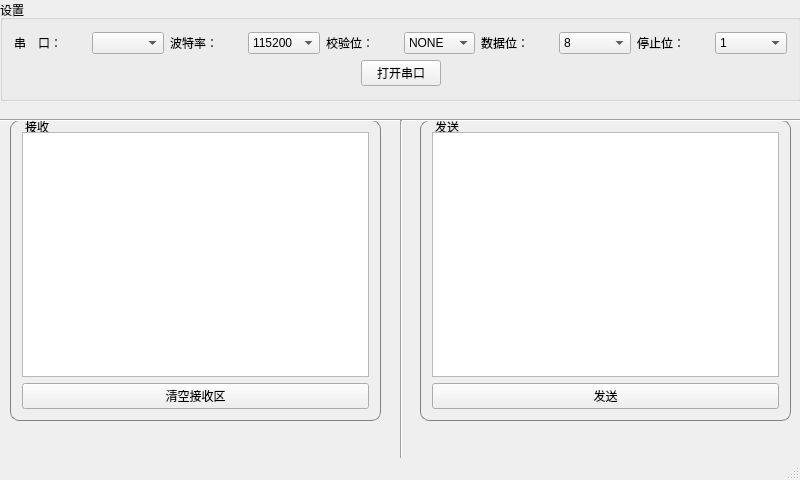
<?xml version="1.0" encoding="UTF-8"?>
<ui version="4.0">
 <class>MainWindow</class>
 <widget class="QMainWindow" name="MainWindow">
  <property name="geometry">
   <rect>
    <x>0</x>
    <y>0</y>
    <width>800</width>
    <height>480</height>
   </rect>
  </property>
  <property name="minimumSize">
   <size>
    <width>800</width>
    <height>480</height>
   </size>
  </property>
  <property name="maximumSize">
   <size>
    <width>800</width>
    <height>480</height>
   </size>
  </property>
  <property name="sizeIncrement">
   <size>
    <width>800</width>
    <height>0</height>
   </size>
  </property>
  <property name="windowTitle">
   <string/>
  </property>
  <property name="windowIcon">
   <iconset>
    <normaloff>:/img/serialport.jpg</normaloff>:/img/serialport.jpg</iconset>
  </property>
  <property name="autoFillBackground">
   <bool>false</bool>
  </property>
  <widget class="QWidget" name="centralWidget">
   <widget class="Line" name="line_2">
    <property name="geometry">
     <rect>
      <x>0</x>
      <y>110</y>
      <width>801</width>
      <height>20</height>
     </rect>
    </property>
    <property name="orientation">
     <enum>Qt::Horizontal</enum>
    </property>
   </widget>
   <widget class="QGroupBox" name="groupBox_4">
    <property name="enabled">
     <bool>true</bool>
    </property>
    <property name="geometry">
     <rect>
      <x>420</x>
      <y>120</y>
      <width>371</width>
      <height>301</height>
     </rect>
    </property>
    <property name="mouseTracking">
     <bool>false</bool>
    </property>
    <property name="focusPolicy">
     <enum>Qt::NoFocus</enum>
    </property>
    <property name="contextMenuPolicy">
     <enum>Qt::DefaultContextMenu</enum>
    </property>
    <property name="acceptDrops">
     <bool>false</bool>
    </property>
    <property name="autoFillBackground">
     <bool>false</bool>
    </property>
    <property name="styleSheet">
     <string notr="true">QGroupBox {
    border: 1px solid gray;
    border-radius: 9px;
	margin-top: 0.5em;
}

QGroupBox::title {
    subcontrol-origin: margin;
    left: 10px;
    padding: 0 3px 0 3px;
}</string>
    </property>
    <property name="locale">
     <locale language="Chinese" country="China"/>
    </property>
    <property name="title">
     <string>发送</string>
    </property>
    <property name="flat">
     <bool>false</bool>
    </property>
    <property name="checkable">
     <bool>false</bool>
    </property>
    <layout class="QVBoxLayout" name="verticalLayout_8">
     <item>
      <layout class="QHBoxLayout" name="horizontalLayout_27">
       <item>
        <widget class="QTextEdit" name="sendTextEdit1"/>
       </item>
      </layout>
     </item>
     <item>
      <widget class="QPushButton" name="sendPushButton1">
       <property name="text">
        <string>发送</string>
       </property>
      </widget>
     </item>
    </layout>
   </widget>
   <widget class="QGroupBox" name="groupBox_3">
    <property name="enabled">
     <bool>true</bool>
    </property>
    <property name="geometry">
     <rect>
      <x>10</x>
      <y>120</y>
      <width>371</width>
      <height>301</height>
     </rect>
    </property>
    <property name="mouseTracking">
     <bool>false</bool>
    </property>
    <property name="focusPolicy">
     <enum>Qt::NoFocus</enum>
    </property>
    <property name="contextMenuPolicy">
     <enum>Qt::DefaultContextMenu</enum>
    </property>
    <property name="acceptDrops">
     <bool>false</bool>
    </property>
    <property name="autoFillBackground">
     <bool>false</bool>
    </property>
    <property name="styleSheet">
     <string notr="true">QGroupBox {
    border: 1px solid gray;
    border-radius: 9px;
	margin-top: 0.5em;
}

QGroupBox::title {
    subcontrol-origin: margin;
    left: 10px;
    padding: 0 3px 0 3px;
}</string>
    </property>
    <property name="locale">
     <locale language="Chinese" country="China"/>
    </property>
    <property name="title">
     <string>接收</string>
    </property>
    <property name="flat">
     <bool>false</bool>
    </property>
    <property name="checkable">
     <bool>false</bool>
    </property>
    <layout class="QVBoxLayout" name="verticalLayout_6">
     <item>
      <widget class="QTextEdit" name="recvTextEdit"/>
     </item>
     <item>
      <widget class="QPushButton" name="clearRecvPushButton">
       <property name="text">
        <string>清空接收区</string>
       </property>
      </widget>
     </item>
    </layout>
   </widget>
   <widget class="Line" name="line">
    <property name="geometry">
     <rect>
      <x>391</x>
      <y>120</y>
      <width>20</width>
      <height>341</height>
     </rect>
    </property>
    <property name="orientation">
     <enum>Qt::Vertical</enum>
    </property>
   </widget>
   <widget class="QGroupBox" name="groupBox">
    <property name="geometry">
     <rect>
      <x>0</x>
      <y>0</y>
      <width>801</width>
      <height>101</height>
     </rect>
    </property>
    <property name="title">
     <string>设置</string>
    </property>
    <layout class="QVBoxLayout" name="verticalLayout">
     <item>
      <layout class="QVBoxLayout" name="verticalLayout_9">
       <item>
        <layout class="QHBoxLayout" name="horizontalLayout_7">
         <item>
          <layout class="QHBoxLayout" name="horizontalLayout">
           <item>
            <widget class="QLabel" name="label">
             <property name="text">
              <string>串　口：　</string>
             </property>
            </widget>
           </item>
           <item>
            <widget class="QComboBox" name="serialPortComboBox"/>
           </item>
          </layout>
         </item>
         <item>
          <layout class="QHBoxLayout" name="horizontalLayout_2">
           <item>
            <widget class="QLabel" name="label_2">
             <property name="text">
              <string>波特率：</string>
             </property>
            </widget>
           </item>
           <item>
            <widget class="QComboBox" name="rateComboBox">
             <property name="currentIndex">
              <number>9</number>
             </property>
             <property name="insertPolicy">
              <enum>QComboBox::NoInsert</enum>
             </property>
             <item>
              <property name="text">
               <string>300</string>
              </property>
             </item>
             <item>
              <property name="text">
               <string>600</string>
              </property>
             </item>
             <item>
              <property name="text">
               <string>1200</string>
              </property>
             </item>
             <item>
              <property name="text">
               <string>2400</string>
              </property>
             </item>
             <item>
              <property name="text">
               <string>4800</string>
              </property>
             </item>
             <item>
              <property name="text">
               <string>9600</string>
              </property>
             </item>
             <item>
              <property name="text">
               <string>19200</string>
              </property>
             </item>
             <item>
              <property name="text">
               <string>38400</string>
              </property>
             </item>
             <item>
              <property name="text">
               <string>57600</string>
              </property>
             </item>
             <item>
              <property name="text">
               <string>115200</string>
              </property>
             </item>
            </widget>
           </item>
          </layout>
         </item>
         <item>
          <layout class="QHBoxLayout" name="horizontalLayout_3">
           <item>
            <widget class="QLabel" name="label_3">
             <property name="text">
              <string>校验位：</string>
             </property>
            </widget>
           </item>
           <item>
            <widget class="QComboBox" name="checkBitComboBox">
             <item>
              <property name="text">
               <string>NONE</string>
              </property>
             </item>
             <item>
              <property name="text">
               <string>EVENT</string>
              </property>
             </item>
             <item>
              <property name="text">
               <string>OLD</string>
              </property>
             </item>
            </widget>
           </item>
          </layout>
         </item>
         <item>
          <layout class="QHBoxLayout" name="horizontalLayout_4">
           <item>
            <widget class="QLabel" name="label_4">
             <property name="text">
              <string>数据位：</string>
             </property>
            </widget>
           </item>
           <item>
            <widget class="QComboBox" name="dataBitComboBox">
             <item>
              <property name="text">
               <string>8</string>
              </property>
             </item>
             <item>
              <property name="text">
               <string>7</string>
              </property>
             </item>
             <item>
              <property name="text">
               <string>6</string>
              </property>
             </item>
            </widget>
           </item>
          </layout>
         </item>
         <item>
          <layout class="QHBoxLayout" name="horizontalLayout_5">
           <item>
            <widget class="QLabel" name="label_5">
             <property name="text">
              <string>停止位：</string>
             </property>
            </widget>
           </item>
           <item>
            <widget class="QComboBox" name="stopBitComboBox">
             <item>
              <property name="text">
               <string>1</string>
              </property>
             </item>
             <item>
              <property name="text">
               <string>2</string>
              </property>
             </item>
            </widget>
           </item>
          </layout>
         </item>
        </layout>
       </item>
       <item>
        <layout class="QHBoxLayout" name="horizontalLayout_6">
         <item>
          <spacer name="horizontalSpacer">
           <property name="orientation">
            <enum>Qt::Horizontal</enum>
           </property>
           <property name="sizeHint" stdset="0">
            <size>
             <width>40</width>
             <height>20</height>
            </size>
           </property>
          </spacer>
         </item>
         <item>
          <widget class="QPushButton" name="openPushButton">
           <property name="text">
            <string>打开串口</string>
           </property>
          </widget>
         </item>
         <item>
          <spacer name="horizontalSpacer_2">
           <property name="orientation">
            <enum>Qt::Horizontal</enum>
           </property>
           <property name="sizeHint" stdset="0">
            <size>
             <width>40</width>
             <height>20</height>
            </size>
           </property>
          </spacer>
         </item>
        </layout>
       </item>
      </layout>
     </item>
    </layout>
   </widget>
   <zorder>groupBox_4</zorder>
   <zorder>groupBox_3</zorder>
   <zorder>line_2</zorder>
   <zorder>line</zorder>
   <zorder>groupBox</zorder>
  </widget>
  <widget class="QStatusBar" name="statusBar"/>
 </widget>
 <layoutdefault spacing="6" margin="11"/>
 <resources/>
 <connections/>
</ui>
